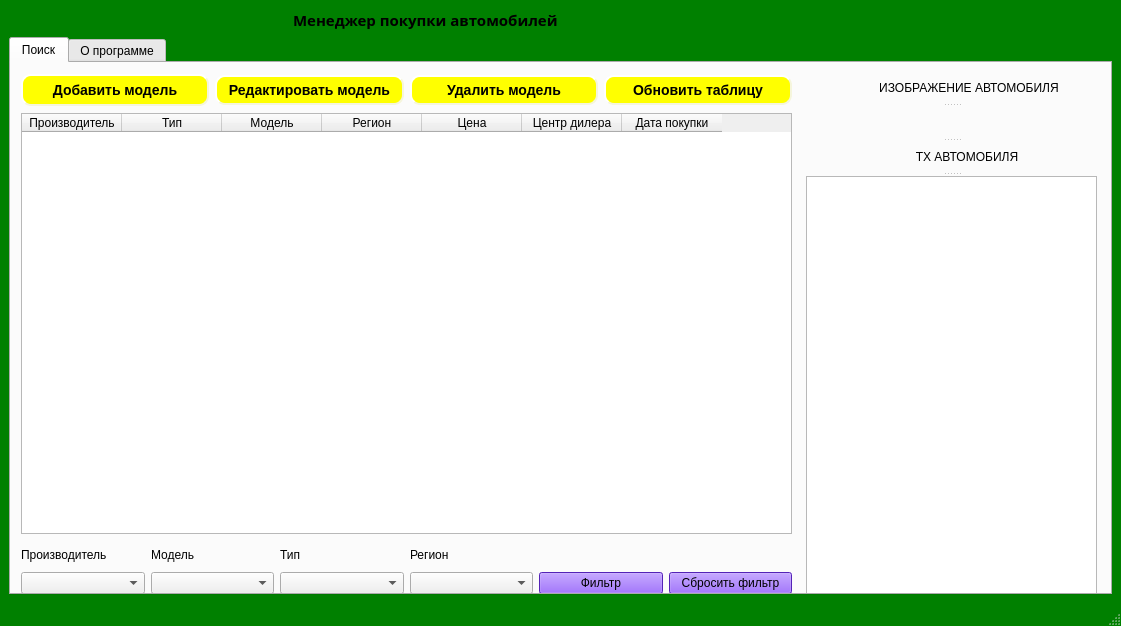
<?xml version="1.0" encoding="UTF-8"?>
<ui version="4.0">
 <class>MainWindow</class>
 <widget class="QMainWindow" name="MainWindow">
  <property name="geometry">
   <rect>
    <x>0</x>
    <y>0</y>
    <width>1121</width>
    <height>626</height>
   </rect>
  </property>
  <property name="windowTitle">
   <string>Покупка автомобилей</string>
  </property>
  <property name="styleSheet">
   <string notr="true">#MainWindow{background-color:green}</string>
  </property>
  <widget class="QWidget" name="centralwidget">
   <layout class="QVBoxLayout" name="verticalLayout">
    <item>
     <widget class="QLabel" name="label">
      <property name="font">
       <font>
        <family>Mongolian Baiti</family>
        <pointsize>11</pointsize>
        <weight>75</weight>
        <bold>true</bold>
       </font>
      </property>
      <property name="text">
       <string>                                                                         Менеджер покупки автомобилей</string>
      </property>
     </widget>
    </item>
    <item>
     <widget class="QTabWidget" name="tabWidget">
      <property name="styleSheet">
       <string notr="true">tabWidget{background-color:rgb(193, 255, 200)}</string>
      </property>
      <property name="currentIndex">
       <number>0</number>
      </property>
      <widget class="QWidget" name="tab">
       <attribute name="title">
        <string>Поиск</string>
       </attribute>
       <widget class="QTableWidget" name="tableWidget">
        <property name="geometry">
         <rect>
          <x>10</x>
          <y>50</y>
          <width>771</width>
          <height>421</height>
         </rect>
        </property>
        <column>
         <property name="text">
          <string>Производитель</string>
         </property>
        </column>
        <column>
         <property name="text">
          <string>Тип</string>
         </property>
        </column>
        <column>
         <property name="text">
          <string>Модель</string>
         </property>
        </column>
        <column>
         <property name="text">
          <string>Регион</string>
         </property>
        </column>
        <column>
         <property name="text">
          <string>Цена</string>
         </property>
        </column>
        <column>
         <property name="text">
          <string>Центр дилера</string>
         </property>
        </column>
        <column>
         <property name="text">
          <string>Дата покупки</string>
         </property>
        </column>
       </widget>
       <widget class="QWidget" name="horizontalLayoutWidget_4">
        <property name="geometry">
         <rect>
          <x>10</x>
          <y>10</y>
          <width>771</width>
          <height>35</height>
         </rect>
        </property>
        <layout class="QHBoxLayout" name="horizontalLayout_4">
         <item>
          <widget class="QPushButton" name="pushButtonAdd">
           <property name="styleSheet">
            <string notr="true">QPushButton {
background-color: yellow;
    border-style: outset;
    border-width: 2px;
    border-radius: 10px;
    border-color: beige;
    font: bold 14px;
    min-width: 5em;
    padding: 6px;;
}</string>
           </property>
           <property name="text">
            <string>Добавить модель</string>
           </property>
          </widget>
         </item>
         <item>
          <widget class="QPushButton" name="pushButtonChange">
           <property name="styleSheet">
            <string notr="true">QPushButton {
background-color: yellow;
    border-style: outset;
    border-width: 2px;
    border-radius: 10px;
    border-color: beige;
    font: bold 14px;
    min-width: 5em;
    padding: 5px;;
}</string>
           </property>
           <property name="text">
            <string>Редактировать модель</string>
           </property>
          </widget>
         </item>
         <item>
          <widget class="QPushButton" name="pushButtonDel">
           <property name="styleSheet">
            <string notr="true">QPushButton {
background-color: yellow;
    border-style: outset;
    border-width: 2px;
    border-radius: 10px;
    border-color: beige;
    font: bold 14px;
    min-width: 5em;
    padding: 5px;;
}</string>
           </property>
           <property name="text">
            <string>Удалить модель</string>
           </property>
          </widget>
         </item>
         <item>
          <widget class="QPushButton" name="pushButtonUpdate">
           <property name="styleSheet">
            <string notr="true">QPushButton {
background-color: yellow;
    border-style: outset;
    border-width: 2px;
    border-radius: 10px;
    border-color: beige;
    font: bold 14px;
    min-width: 5em;
    padding: 5px;;
}</string>
           </property>
           <property name="text">
            <string>Обновить таблицу</string>
           </property>
          </widget>
         </item>
        </layout>
       </widget>
       <widget class="QSplitter" name="splitter">
        <property name="geometry">
         <rect>
          <x>795</x>
          <y>10</y>
          <width>291</width>
          <height>521</height>
         </rect>
        </property>
        <property name="orientation">
         <enum>Qt::Vertical</enum>
        </property>
        <widget class="QLabel" name="label_6">
         <property name="text">
          <string>                      ИЗОБРАЖЕНИЕ АВТОМОБИЛЯ</string>
         </property>
        </widget>
        <widget class="QLabel" name="label_12">
         <property name="text">
          <string/>
         </property>
        </widget>
        <widget class="QLabel" name="label_7">
         <property name="text">
          <string>                                 ТХ АВТОМОБИЛЯ</string>
         </property>
        </widget>
        <widget class="QTextBrowser" name="textBrowser"/>
       </widget>
       <widget class="QWidget" name="gridLayoutWidget">
        <property name="geometry">
         <rect>
          <x>10</x>
          <y>480</y>
          <width>771</width>
          <height>51</height>
         </rect>
        </property>
        <layout class="QGridLayout" name="gridLayout">
         <item row="0" column="1">
          <widget class="QLabel" name="label_4">
           <property name="text">
            <string>Модель</string>
           </property>
          </widget>
         </item>
         <item row="0" column="2">
          <widget class="QLabel" name="label_3">
           <property name="text">
            <string>Тип</string>
           </property>
          </widget>
         </item>
         <item row="0" column="3">
          <widget class="QLabel" name="label_5">
           <property name="text">
            <string>Регион</string>
           </property>
          </widget>
         </item>
         <item row="1" column="0">
          <widget class="QComboBox" name="comboBoxProizvod"/>
         </item>
         <item row="0" column="0">
          <widget class="QLabel" name="label_8">
           <property name="text">
            <string>Производитель</string>
           </property>
          </widget>
         </item>
         <item row="1" column="2">
          <widget class="QComboBox" name="comboBoxType"/>
         </item>
         <item row="1" column="3">
          <widget class="QComboBox" name="comboBoxRegion"/>
         </item>
         <item row="1" column="1">
          <widget class="QComboBox" name="comboBoxModel"/>
         </item>
         <item row="1" column="4">
          <widget class="QPushButton" name="pushButtonFilter">
           <property name="styleSheet">
            <string notr="true">QPushButton {
	background-color: rgb(118, 49, 255);
	border-radus: 10px;
}</string>
           </property>
           <property name="text">
            <string>Фильтр</string>
           </property>
          </widget>
         </item>
         <item row="1" column="5">
          <widget class="QPushButton" name="pushButtonClsFilter">
           <property name="styleSheet">
            <string notr="true">QPushButton {
	background-color: rgb(118, 49, 255);
	border-radus: 10px;
}</string>
           </property>
           <property name="text">
            <string>Сбросить фильтр</string>
           </property>
          </widget>
         </item>
        </layout>
       </widget>
      </widget>
      <widget class="QWidget" name="tab_3">
       <attribute name="title">
        <string>О программе</string>
       </attribute>
       <widget class="QLabel" name="label_10">
        <property name="geometry">
         <rect>
          <x>370</x>
          <y>80</y>
          <width>381</width>
          <height>16</height>
         </rect>
        </property>
        <property name="font">
         <font>
          <family>MS Reference Sans Serif</family>
          <pointsize>12</pointsize>
         </font>
        </property>
        <property name="text">
         <string>Менеджер покупки автомобилей</string>
        </property>
       </widget>
       <widget class="QLabel" name="labelGif">
        <property name="geometry">
         <rect>
          <x>250</x>
          <y>120</y>
          <width>521</width>
          <height>331</height>
         </rect>
        </property>
        <property name="text">
         <string/>
        </property>
       </widget>
      </widget>
     </widget>
    </item>
   </layout>
  </widget>
  <widget class="QStatusBar" name="statusbar"/>
 </widget>
 <resources/>
 <connections/>
</ui>
